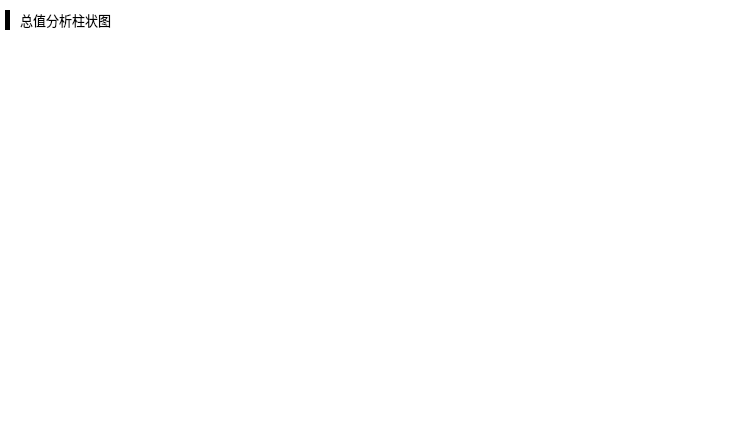
<?xml version="1.0" encoding="UTF-8"?>
<ui version="4.0">
 <class>dataHistogram</class>
 <widget class="QWidget" name="dataHistogram">
  <property name="geometry">
   <rect>
    <x>0</x>
    <y>0</y>
    <width>742</width>
    <height>448</height>
   </rect>
  </property>
  <property name="windowTitle">
   <string>dataHistogram</string>
  </property>
  <property name="styleSheet">
   <string notr="true">background-color: rgb(255, 255, 255);</string>
  </property>
  <layout class="QGridLayout" name="gridLayout">
   <property name="leftMargin">
    <number>0</number>
   </property>
   <property name="topMargin">
    <number>0</number>
   </property>
   <property name="rightMargin">
    <number>0</number>
   </property>
   <property name="bottomMargin">
    <number>0</number>
   </property>
   <property name="spacing">
    <number>0</number>
   </property>
   <item row="0" column="0">
    <layout class="QHBoxLayout" name="horizontalLayout_2" stretch="5,709,18">
     <property name="spacing">
      <number>0</number>
     </property>
     <item>
      <spacer name="horizontalSpacer_3">
       <property name="orientation">
        <enum>Qt::Horizontal</enum>
       </property>
       <property name="sizeType">
        <enum>QSizePolicy::Preferred</enum>
       </property>
       <property name="sizeHint" stdset="0">
        <size>
         <width>5</width>
         <height>20</height>
        </size>
       </property>
      </spacer>
     </item>
     <item>
      <layout class="QVBoxLayout" name="verticalLayout" stretch="10,20,15,341,62">
       <property name="spacing">
        <number>0</number>
       </property>
       <item>
        <spacer name="verticalSpacer_3">
         <property name="orientation">
          <enum>Qt::Vertical</enum>
         </property>
         <property name="sizeHint" stdset="0">
          <size>
           <width>20</width>
           <height>10</height>
          </size>
         </property>
        </spacer>
       </item>
       <item>
        <layout class="QHBoxLayout" name="horizontalLayout" stretch="5,10,100,596">
         <property name="spacing">
          <number>0</number>
         </property>
         <item>
          <widget class="QLabel" name="label">
           <property name="minimumSize">
            <size>
             <width>5</width>
             <height>20</height>
            </size>
           </property>
           <property name="maximumSize">
            <size>
             <width>5</width>
             <height>20</height>
            </size>
           </property>
           <property name="styleSheet">
            <string notr="true">background-color: rgb(0, 0, 0);</string>
           </property>
           <property name="text">
            <string/>
           </property>
          </widget>
         </item>
         <item>
          <spacer name="horizontalSpacer">
           <property name="orientation">
            <enum>Qt::Horizontal</enum>
           </property>
           <property name="sizeType">
            <enum>QSizePolicy::Preferred</enum>
           </property>
           <property name="sizeHint" stdset="0">
            <size>
             <width>10</width>
             <height>20</height>
            </size>
           </property>
          </spacer>
         </item>
         <item>
          <widget class="QLabel" name="label_2">
           <property name="styleSheet">
            <string notr="true">QLabel{
font: 75 10pt ;
}</string>
           </property>
           <property name="text">
            <string>总值分析柱状图</string>
           </property>
          </widget>
         </item>
         <item>
          <spacer name="horizontalSpacer_2">
           <property name="orientation">
            <enum>Qt::Horizontal</enum>
           </property>
           <property name="sizeType">
            <enum>QSizePolicy::Preferred</enum>
           </property>
           <property name="sizeHint" stdset="0">
            <size>
             <width>596</width>
             <height>20</height>
            </size>
           </property>
          </spacer>
         </item>
        </layout>
       </item>
       <item>
        <spacer name="verticalSpacer">
         <property name="orientation">
          <enum>Qt::Vertical</enum>
         </property>
         <property name="sizeType">
          <enum>QSizePolicy::Preferred</enum>
         </property>
         <property name="sizeHint" stdset="0">
          <size>
           <width>20</width>
           <height>15</height>
          </size>
         </property>
        </spacer>
       </item>
       <item>
        <widget class="mycustomplot" name="Plot" native="true"/>
       </item>
       <item>
        <spacer name="verticalSpacer_2">
         <property name="orientation">
          <enum>Qt::Vertical</enum>
         </property>
         <property name="sizeType">
          <enum>QSizePolicy::Preferred</enum>
         </property>
         <property name="sizeHint" stdset="0">
          <size>
           <width>20</width>
           <height>62</height>
          </size>
         </property>
        </spacer>
       </item>
      </layout>
     </item>
     <item>
      <spacer name="horizontalSpacer_4">
       <property name="orientation">
        <enum>Qt::Horizontal</enum>
       </property>
       <property name="sizeType">
        <enum>QSizePolicy::Preferred</enum>
       </property>
       <property name="sizeHint" stdset="0">
        <size>
         <width>175</width>
         <height>20</height>
        </size>
       </property>
      </spacer>
     </item>
    </layout>
   </item>
  </layout>
 </widget>
 <customwidgets>
  <customwidget>
   <class>mycustomplot</class>
   <extends>QWidget</extends>
   <header>mycustomplot.h</header>
   <container>1</container>
  </customwidget>
 </customwidgets>
 <resources/>
 <connections/>
</ui>
